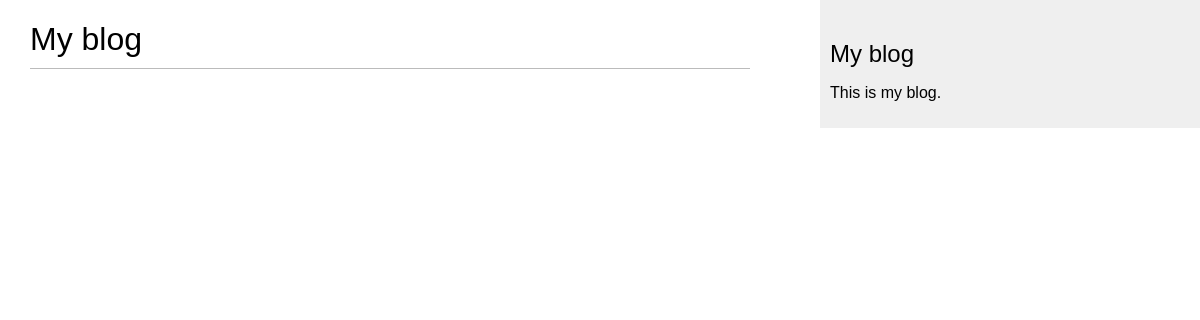
/blog/, run on an earlier commit of the app's database.
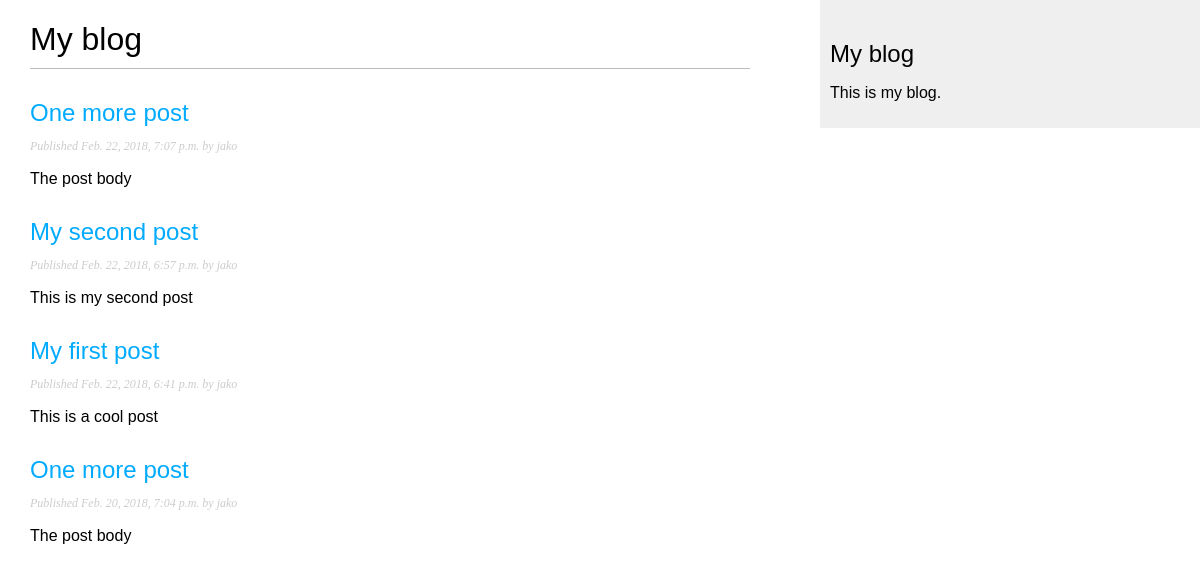
And on a later commit of the database.
### blog/models.py (models this page shows, shortened)
class Post(models.Model):
    objects = models.Manager() # Default model manager
    published = PublishedManager() # My custom manager
    STATUS_CHOICES = (
        ('draft', 'Draft'),
        ('published', 'Published'),
    )
    title = models.CharField(max_length=250)
    slug = models.SlugField(max_length=250, unique_for_date='publish')
    author = models.ForeignKey(User, related_name='blog_posts')
    body = models.TextField()
    publish = models.DateTimeField(default=timezone.now)
    created = models.DateTimeField(auto_now_add=True)
    updated = models.DateTimeField(auto_now=True)
    status = models.CharField(max_length=10, choices=STATUS_CHOICES, default='draft')
    class Meta:
        ordering = ('-publish',)
    def get_absolute_url(self):
        return reverse('blog:post_detail', args=[
            self.publish.year,
            self.publish.strftime('%m'),
            self.publish.strftime('%d'),
            self.slug
        ])

### blog/views.py (the view)
def post_list(request):
    posts = Post.published.all()
    return render(request, 'blog/post/list.html', {'posts' : posts})

### blog/models.py (called while the page is built)
    def get_queryset(self):
        return super(PublishedManager, self)\
                    .get_queryset()\
                    .filter(status="published")

### blog/templates/blog/post/list.html (shortened to what this page needs)
{% extends "blog/base.html" %}
{% block content %}
    <h1>My blog</h1>
    {% for post in posts %}
    <h2>
        <a href="{{ post.get_absolute_url }}">{{ post.title }}</a>
    </h2>
    <p class="date">
        Published {{ post.publish }} by {{ post.author }}
    </p>
    {{ post.body|truncatewords:30|linebreaks }}
    {% endfor %}
{% endblock %}

### blog/templates/blog/base.html (shortened to what this page needs)
{% load staticfiles %}
<!DOCTYPE html>
<html lang="en">
<head>
    <link rel="stylesheet" href="{% static 'css/blog.css' %}">
</head>
<body>
    <div id="content">
        {% block content %}
        {% endblock %}
    </div>
    <div id="sidebar">
        <h2>My blog</h2>
        <p>This is my blog.</p>
    </div>
</body>
</html>

### blog/static/css/blog.css (style rules this page uses)
body { margin:0; padding:0; font-family:helvetica, sans-serif; }
a { color:#00abff; text-decoration:none; }
h1 { font-weight:normal; border-bottom:1px solid #bbb; padding:0 0 10px 0; }
h2 { font-weight:normal; margin:30px 0 0; }
#content { float:left; width:60%; padding:0 0 0 30px; }
#sidebar { float:right; width:30%; padding:10px; background:#efefef; height:100%; }
p.date { color:#ccc; font-family: georgia, serif; font-size: 12px; font-style: italic; }

What changed in the data, as far as the page shows it:
now on this page (row edited): Post: title "One more post", publish "Feb. 22, 2018, 7:07 p.m.", author "jako", body "The post body"
now on this page (row edited): Post: title "My second post", publish "Feb. 22, 2018, 6:57 p.m.", author "jako", body "This is my second post"
now on this page (row edited): Post: title "My first post", publish "Feb. 22, 2018, 6:41 p.m.", author "jako", body "This is a cool post"
now on this page (row edited): Post: title "One more post", publish "Feb. 20, 2018, 7:04 p.m.", author "jako", body "The post body"
